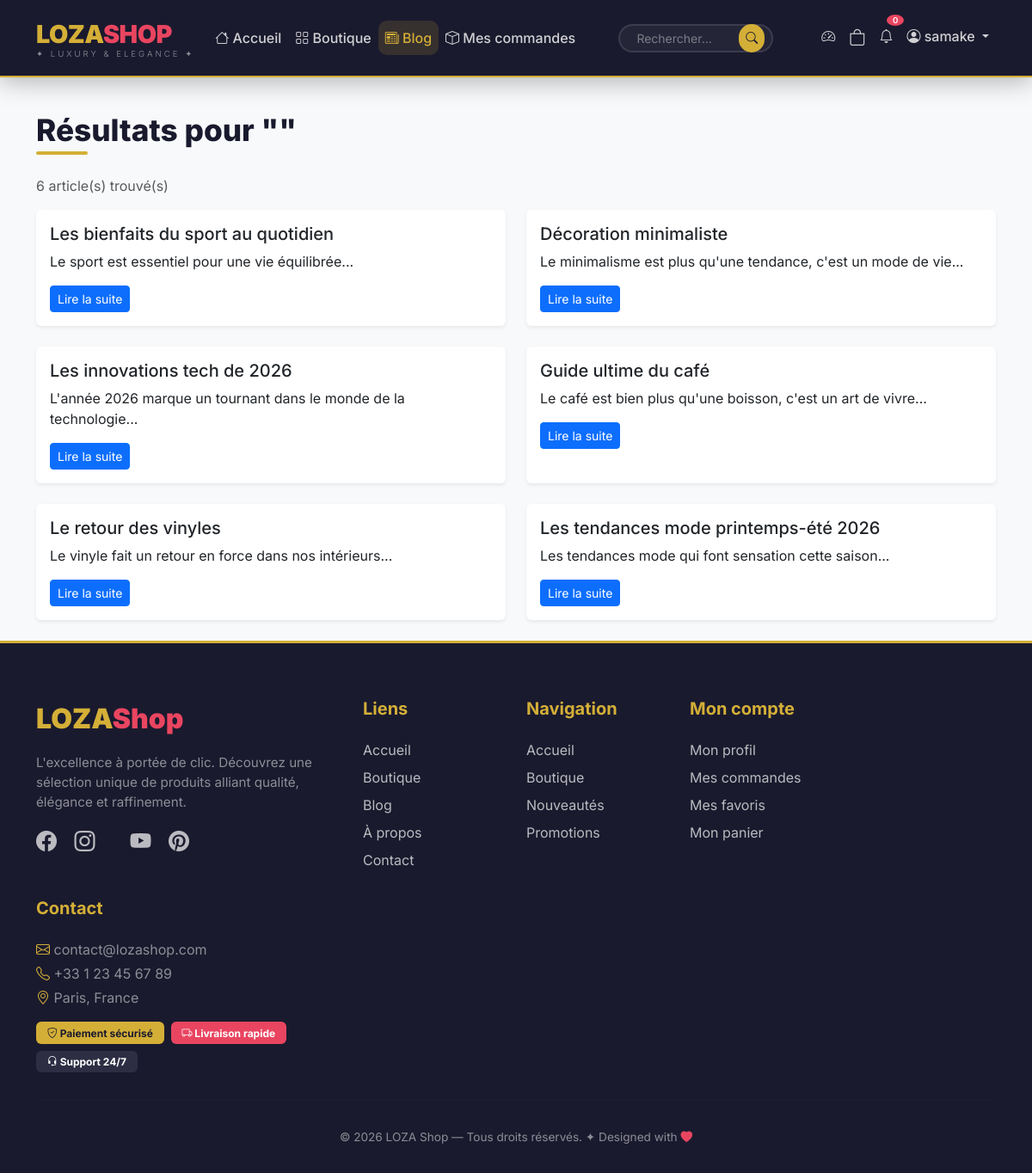
Screenshot of /blog/search/ (signed in) with the database file from the repository.
### blog/models.py (models this page shows, shortened)
class BlogPost(models.Model):
    title = models.CharField(max_length=200)
    slug = models.SlugField(unique=True, blank=True)
    category = models.ForeignKey(BlogCategory, on_delete=models.CASCADE, related_name='posts')
    image = models.ImageField(upload_to='blog/', blank=True, null=True)
    content = models.TextField()
    excerpt = models.TextField(blank=True, help_text="Court résumé de l'article")
    author = models.ForeignKey(User, on_delete=models.CASCADE)
    created_at = models.DateTimeField(auto_now_add=True)
    updated_at = models.DateTimeField(auto_now=True)
    published_at = models.DateTimeField(null=True, blank=True)
    is_published = models.BooleanField(default=False)
    views = models.IntegerField(default=0)
    class Meta:
        ordering = ['-created_at']

### blog/views.py (the view)
# urls.py: path('search/', views.blog_search, name='blog_search'),
def blog_search(request):
    query = request.GET.get('q', '')
    posts = BlogPost.objects.filter(
        Q(title__icontains=query) | Q(content__icontains=query),
        is_published=True
    )
    categories = BlogCategory.objects.all()
    context = {
        'posts': posts,
        'categories': categories,
        'query': query,
    }
    return render(request, 'blog/blog_search.html', context)

### cart/context_processors.py (called while the page is built)
def cart_total(request):
    if request.user.is_authenticated:
        total_items = CartItem.objects.filter(user=request.user).count()
    else:
        total_items = 0
    return {'cart_total_items': total_items}

### blog/templates/blog/blog_search.html (shortened to what this page needs)
{% extends 'base.html' %}
{% block content %}
<div class="container mt-4">
    <h2 class="section-title">Résultats pour "{{ query }}"</h2>
    <p class="text-muted">{{ posts.count }} article(s) trouvé(s)</p>
    <div class="row">
        {% for post in posts %}
        <div class="col-md-6 mb-4">
            <div class="card border-0 shadow-sm h-100">
                <div class="card-body">
                    <h5>{{ post.title }}</h5>
                    <p>{{ post.excerpt|truncatechars:100 }}</p>
                    <a href="{% url 'blog:blog_detail' post.slug %}" class="btn btn-primary btn-sm">Lire la suite</a>
                </div>
            </div>
        </div>
        {% endfor %}
    </div>
</div>
{% endblock %}

### templates/base.html (shortened to what this page needs)
{% load static %}
<!DOCTYPE html>
<html lang="fr">
<head>
    <link href="https://cdn.jsdelivr.net/npm/bootstrap@5.3.0/dist/css/bootstrap.min.css" rel="stylesheet">
    <link rel="stylesheet" href="https://cdn.jsdelivr.net/npm/bootstrap-icons@1.10.0/font/bootstrap-icons.css">
</head>
<body>
<nav class="navbar navbar-expand-lg navbar-custom">
    <div class="container">
        <a class="navbar-brand" href="{% url 'products:home' %}">
            LOZA<span class="highlight">Shop</span>
            <small>✦ LUXURY & ELEGANCE ✦</small>
        </a>
        <div class="collapse navbar-collapse" id="navbarNav">
            <ul class="navbar-nav me-auto">
                <li class="nav-item">
                    <a class="nav-link {% if request.resolver_match.url_name == 'home' %}active{% endif %}"
                       href="{% url 'products:home' %}">
                        <i class="bi bi-house"></i> Accueil
                    </a>
                </li>
                <li class="nav-item">
                    <a class="nav-link {% if request.resolver_match.url_name == 'product_list' %}active{% endif %}"
                       href="{% url 'products:product_list' %}">
                        <i class="bi bi-grid"></i> Boutique
                    </a>
                </li>
                <li class="nav-item">
                    <a class="nav-link {% if request.resolver_match.app_name == 'blog' %}active{% endif %}"
                       href="{% url 'blog:blog_home' %}">
                        <i class="bi bi-newspaper"></i> Blog
                    </a>
                </li>
                {% if user.is_authenticated %}
                <li class="nav-item">
                    <a class="nav-link {% if request.resolver_match.app_name == 'orders' %}active{% endif %}"
                       href="{% url 'orders:orders' %}">
                        <i class="bi bi-box"></i> Mes commandes
                    </a>
                </li>
                {% endif %}
            </ul>
            <form class="d-flex search-form me-3" method="GET" action="{% url 'products:search' %}">
                <input class="form-control form-control-sm" type="search" name="q"
                       placeholder="Rechercher..." style="width: 180px;">
                <button class="btn btn-search btn-sm" type="submit">
                    <i class="bi bi-search"></i>
                </button>
            </form>
            <ul class="navbar-nav ms-auto">
                {% if user.is_superuser or user.is_staff %}
                <li class="nav-item">
                    <a class="nav-link" href="{% url 'dashboard:index' %}" title="Dashboard">
                        <i class="bi bi-speedometer2"></i>
                    </a>
                </li>
                {% endif %}
                <li class="nav-item">
                    <a class="nav-link position-relative" href="{% url 'cart:cart_view' %}">
                        <i class="bi bi-bag" style="font-size: 1.2rem;"></i>
                    </a>
                </li>
                <li class="nav-item dropdown">
                    <a class="nav-link position-relative" href="#" id="notifDropdown"
                       role="button" data-bs-toggle="dropdown">
                        <i class="bi bi-bell"></i>
                        <span class="badge" id="notifBadge" style="background: var(--secondary); position: absolute; top: -5px; right: -5px; font-size: 0.6rem; padding: 2px 7px; border-radius: 50%;">0</span>
                    </a>
                </li>
                {% if user.is_authenticated %}
                <li class="nav-item dropdown">
                    <a class="nav-link dropdown-toggle" href="#" id="userDropdown" role="button" data-bs-toggle="dropdown">
                        <i class="bi bi-person-circle"></i> {{ user.username }}
                    </a>
                </li>
                {% endif %}
            </ul>
        </div>
    </div>
</nav>
    <main>
        {% block content %}{% endblock %}
    </main>
    <footer class="footer">
        <div class="container">
            <div class="row g-4">
                <div class="col-lg-4">
                    <div class="footer-brand">
                        LOZA<span class="highlight">Shop</span>
                    </div>
                    <p class="text-white-50 mt-3" style="font-size: 0.95rem; max-width: 350px;">
                        L'excellence à portée de clic. Découvrez une sélection unique de produits
                        alliant qualité, élégance et raffinement.
                    </p>
                    <div class="social-links mt-3">
                        <a href="#"><i class="bi bi-facebook"></i></a>
                        <a href="#"><i class="bi bi-instagram"></i></a>
                        <a href="#"><i class="bi bi-youtube"></i></a>
                        <a href="#"><i class="bi bi-pinterest"></i></a>
                    </div>
                </div>
                <div class="col-md-2">
    <h5>Liens</h5>
    <a href="{% url 'products:home' %}">Accueil</a>
    <a href="{% url 'products:product_list' %}">Boutique</a>
    <a href="{% url 'blog:blog_home' %}">Blog</a>
    <a href="#">À propos</a>
    <a href="#">Contact</a>
</div>
                <div class="col-lg-2 col-md-4">
                    <h5>Navigation</h5>
                    <a href="{% url 'products:home' %}">Accueil</a>
                    <a href="{% url 'products:product_list' %}">Boutique</a>
                    <a href="#">Nouveautés</a>
                    <a href="#">Promotions</a>
                </div>
                <div class="col-lg-2 col-md-4">
                    <h5>Mon compte</h5>
                    <a href="{% url 'accounts:profile' %}">Mon profil</a>
                    <a href="{% url 'orders:orders' %}">Mes commandes</a>
                    <a href="{% url 'products:wishlist' %}">Mes favoris</a>
                    <a href="{% url 'cart:cart_view' %}">Mon panier</a>
                </div>
                <div class="col-lg-4 col-md-4">
                    <h5>Contact</h5>
                    <p class="text-white-50 mb-1">
                        <i class="bi bi-envelope" style="color: var(--gold);"></i> contact@lozashop.com
                    </p>
                    <p class="text-white-50 mb-1">
                        <i class="bi bi-telephone" style="color: var(--gold);"></i> +33 1 23 45 67 89
                    </p>
                    <p class="text-white-50 mb-3">
                        <i class="bi bi-geo-alt" style="color: var(--gold);"></i> Paris, France
                    </p>
                    <div class="d-flex gap-2 flex-wrap">
                        <span class="badge" style="background: var(--gold); color: var(--primary); padding: 0.4rem 0.8rem;">
                            <i class="bi bi-shield-check"></i> Paiement sécurisé
                        </span>
                        <span class="badge" style="background: var(--secondary); color: white; padding: 0.4rem 0.8rem;">
                            <i class="bi bi-truck"></i> Livraison rapide
                        </span>
                        <span class="badge" style="background: var(--primary-light); color: white; padding: 0.4rem 0.8rem;">
                            <i class="bi bi-headset"></i> Support 24/7
                        </span>
                    </div>
                </div>
            </div>
            <hr class="divider">
            <div class="text-center text-white-50" style="font-size: 0.85rem;">
                <p class="mb-0">
                    &copy; 2026 LOZA Shop — Tous droits réservés.
                    <span class="text-white-50">✦</span>
                    Designed with <i class="bi bi-heart-fill" style="color: var(--secondary);"></i>
                </p>
            </div>
        </div>
    </footer>
</body>
</html>

### templates/base.html (style rules this page uses)
:root { --primary: #1A1A2E; --primary-light: #2D2D44; --secondary: #E94560; --accent: #F5C518; --gold: #D4AF37; --dark: #0F0F1A; --gray: #6B7280; --light: #F8F9FA; --white: #FFFFFF; --shadow: 0 10px 40px rgba(0,0,0,0.08); --shadow-hover: 0 20px 60px rgba(0,0,0,0.15); --radius: 16px; --transition: all 0.4s cubic-bezier(0.25, 0.46, 0.45, 0.94); }
* { margin: 0; padding: 0; box-sizing: border-box; }
body { font-family: 'Inter', sans-serif; background: var(--light); color: var(--dark); min-height: 100vh; display: flex; flex-direction: column; }
.navbar-custom { background: var(--primary); padding: 0.8rem 0; box-shadow: 0 4px 30px rgba(0,0,0,0.3); position: sticky; top: 0; z-index: 1000; border-bottom: 2px solid var(--gold); }
.navbar-custom .navbar-brand { font-weight: 900; font-size: 1.8rem; color: var(--gold) !important; letter-spacing: -0.5px; text-transform: uppercase; }
.navbar-custom .navbar-brand .highlight { color: var(--secondary); }
.navbar-custom .navbar-brand small { font-size: 0.6rem; color: rgba(255,255,255,0.5); letter-spacing: 3px; display: block; font-weight: 300; margin-top: -5px; }
.navbar-custom .nav-link { color: rgba(255,255,255,0.8) !important; font-weight: 500; padding: 0.5rem 1.2rem; border-radius: 10px; transition: var(--transition); position: relative; }
.navbar-custom .nav-link.active { color: var(--gold) !important; background: rgba(213, 175, 55, 0.15); }
.navbar-custom .nav-link .badge { background: var(--secondary); color: white; position: absolute; top: -5px; right: -5px; font-size: 0.6rem; padding: 2px 7px; border-radius: 50%; font-weight: 600; animation: pulse 2s infinite; }
.search-form .form-control { border-radius: 50px; border: 2px solid rgba(255,255,255,0.1); background: rgba(255,255,255,0.05); color: white; padding-left: 1.2rem; transition: var(--transition); }
.search-form .form-control::placeholder { color: rgba(255,255,255,0.4); }
.search-form .btn-search { border-radius: 50px; margin-left: -40px; background: var(--gold); border: none; color: var(--primary); transition: var(--transition); }
.section-title { font-weight: 800; font-size: 2.2rem; margin-bottom: 2rem; position: relative; display: inline-block; color: var(--primary); }
.section-title::after { content: ''; position: absolute; bottom: -8px; left: 0; width: 60px; height: 4px; background: var(--gold); border-radius: 4px; }
.footer { background: var(--primary); color: white; padding: 4rem 0 2rem; margin-top: auto; border-top: 3px solid var(--gold); }
.footer h5 { font-weight: 700; margin-bottom: 1.5rem; color: var(--gold); }
.footer a { color: rgba(255,255,255,0.7); text-decoration: none; transition: var(--transition); display: block; margin-bottom: 0.5rem; }
.footer .social-links a { display: inline-block; margin-right: 1rem; font-size: 1.5rem; transition: var(--transition); }
.footer .divider { border-color: rgba(255,255,255,0.08); margin: 2rem 0; }
.footer .footer-brand { font-weight: 900; font-size: 2rem; color: var(--gold); }
.footer .footer-brand .highlight { color: var(--secondary); }

### rows the page displays
BlogPost: title "Les bienfaits du sport au quotidien", excerpt "Le sport est essentiel pour une vie équilibrée..."
BlogPost: title "Décoration minimaliste", excerpt "Le minimalisme est plus qu'une tendance, c'est un mode de vie..."
BlogPost: title "Les innovations tech de 2026", excerpt "L'année 2026 marque un tournant dans le monde de la technologie..."
BlogPost: title "Guide ultime du café", excerpt "Le café est bien plus qu'une boisson, c'est un art de vivre..."
BlogPost: title "Le retour des vinyles", excerpt "Le vinyle fait un retour en force dans nos intérieurs..."
BlogPost: title "Les tendances mode printemps-été 2026", excerpt "Les tendances mode qui font sensation cette saison..."

### other values shown
{{ user.username }} "samake"
{{ posts.count }} "6"
